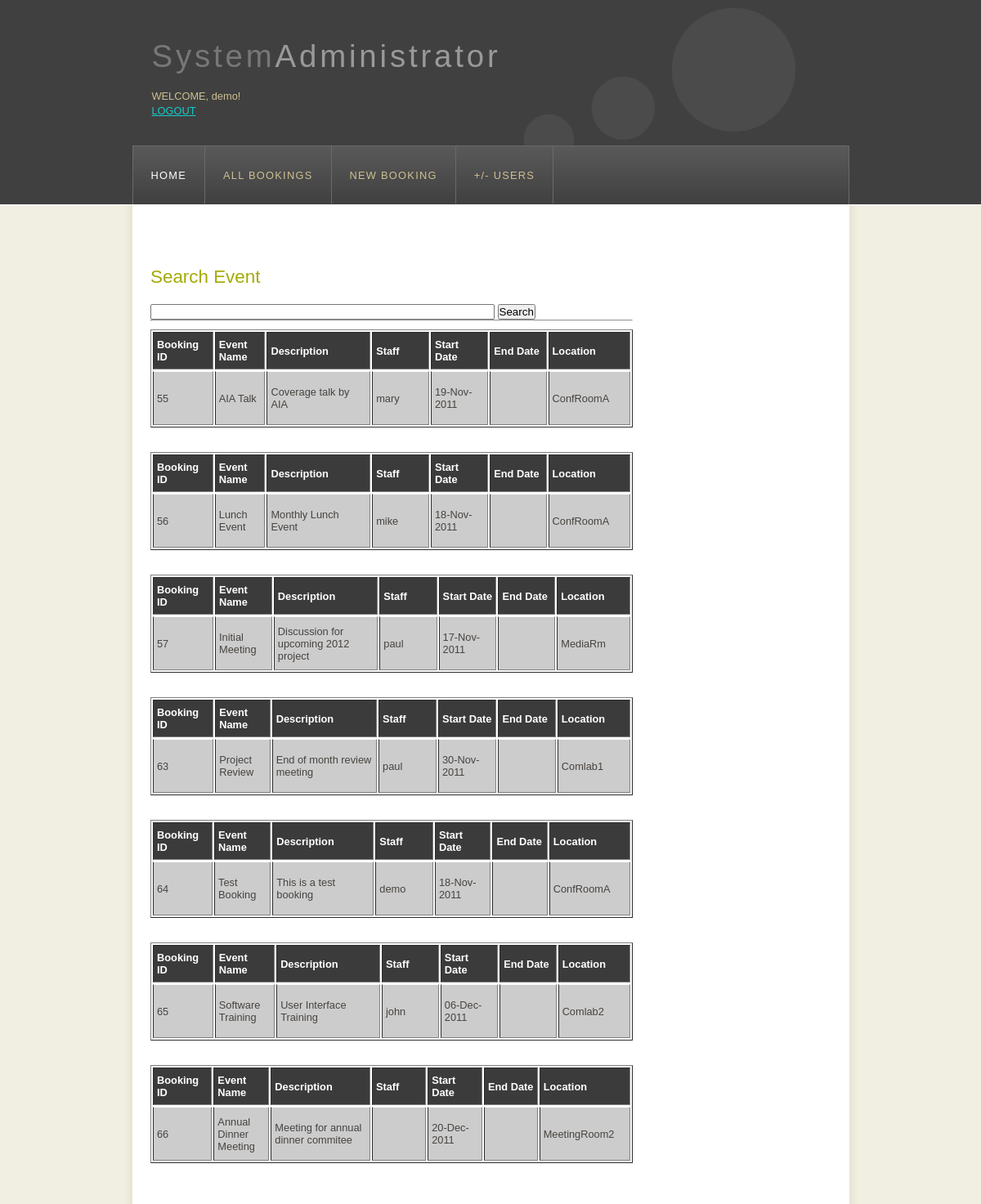
Page /adsearch.php (signed in) on the committed database.
### tables this page shows
CREATE TABLE IF NOT EXISTS `event` (
  `eventID` int(10) unsigned NOT NULL AUTO_INCREMENT,
  `ename` varchar(45) NOT NULL,
  `edesc` varchar(85) NOT NULL,
  `staffname` varchar(75) NOT NULL,
  `staffid` varchar(8) NOT NULL,
  `stdate` text NOT NULL,
  `stime` text NOT NULL,
  `entime` text NOT NULL,
  `elocation` varchar(45) NOT NULL,
  `resc` varchar(25) NOT NULL,
  `notes` varchar(85) NOT NULL,
  PRIMARY KEY (`eventID`)
);

### adsearch.php (the view, shortened to what this page needs)
<!DOCTYPE html PUBLIC "-//W3C//DTD XHTML 1.0 Transitional//EN" "http://www.w3.org/TR/xhtml1/DTD/xhtml1-transitional.dtd">
<html xmlns="http://www.w3.org/1999/xhtml">
<head>
  <link rel="stylesheet" type="text/css" href="style/style.css" />
</head>
<body>
	 <div id="main">
    <div id="header">
      <div id="logo">
        <div id="logo_text">
          <h1><a href="index.php">System<span class="logo_colour">Administrator</span></a></h1>
          <h2>
		  <?php
			if(isseT ($_SESSION['username']))
				echo "<br>WELCOME, ".$_SESSION['username']."!<p><a href='logout.php'>LOGOUT</a>";
				else
				die("You must be <a href='login.php'>logged in!</a>");
				?>
			</h2>
        </div>
      </div>
      <div id="menubar">
		 <?php
		 include 'adminmenu.php';
		 ?>
      </div>
    </div>
	<div id="site_content">
      <div class="sidebar">
      </div>
      <div id="content">
		<h1>
	<h2>Search Event</h2>
	<form action='./adsearch.php' method='get'>
		<input type='text' name='k' size='50' value='<?php echo $_GET['k']; ?>' />
		<input type='submit' value='Search'>
	</form>
	<hr />
	<?php
		$k = $_GET['k'];
		$terms = explode(" ", $k);
		$query = "SELECT * FROM event WHERE ";
		foreach ($terms as $each){
			$i=0;
			$i++;
			if ($i == 1)
				$query .= "edesc LIKE '%$each%' ";
			else
				$query .= "OR edesc LIKE '%$each%' ";
		}
		$query = mysql_query($query);
		$numrows = mysql_num_rows($query);
		if ($numrows > 0){
			while ($row = mysql_fetch_assoc($query)){
			echo "<table border='1' BORDERCOLORLIGHT=YELLOW BORDERCOLORDARK=BLUE>
					<tr>
					<th width='100'>Booking ID</th>
					<th width='100'>Event Name</th>
					<th width='100'>Description</th>
					<th width='100'>Staff</th>
					<th width='100'>Start Date</th>
					<th width='100'>End Date</th>
					<th width='100'>Location</th>
					</tr>";
				?>
				<tr align='center'>
			<td width='100' height='50'>
			<?php echo	$row['eventID'];	?>
			</td>
			<td width='100' height='50'>
			<?php echo	$row['ename'];	?>
			</td>
			<td width='250'>
			<?php echo $row['edesc']; ?>
			</td>
		<td width='150'>
			<?php echo $row['staffname']; ?>
			</td>
		<td width='150'>
			<?php echo $row['stdate']; ?>
			</td>
		<td width='150'>
			</td>
		<td width='150'>
			<?php echo $row['elocation']; ?>
			</td>
 			</tr>
			<?php
			}
		}
		else
			echo "No results found for \"<b>$k</b>\"";
	?>
	</div>
    </div>
	</div>
</body>
</html>

### style/style.css (style rules this page uses)
html { height: 100%; }
* { margin: 0; padding: 0; }
body { font: normal .80em 'trebuchet ms', arial, sans-serif; background: #F0EFE2; color: #777; }
p { padding: 0 0 20px 0; line-height: 1.7em; }
h1, h2, h3, h4, h5, h6 { font: normal 175% 'century gothic', arial, sans-serif; color: #43423F; margin: 0 0 15px 0; padding: 15px 0 5px 0; }
h2 { font: normal 175% 'century gothic', arial, sans-serif; color: #A4AA04; }
a, a:hover { outline: none; text-decoration: underline; color: #14CECC; }
#main, #logo, #menubar, #site_content, #footer { margin-left: auto; margin-right: auto; }
#header { background: #404040; border-bottom: 1px solid #FFF; height: 250px; }
#logo { width: 829px; position: relative; height: 178px; background: url(logo.png) no-repeat; }
#logo #logo_text { position: absolute; top: 25px; left: 0; }
#logo h1, #logo h2 { font: normal 300% 'century gothic', arial, sans-serif; border-bottom: 0; text-transform: none; margin: 0; }
#logo_text h1, #logo_text h1 a, #logo_text h1 a:hover { padding: 22px 0 0 0; color: #777; letter-spacing: 0.1em; text-decoration: none; }
#logo_text h1 a .logo_colour { color: #999; }
#logo_text h2 { font-size: 100%; padding: 4px 0 0 0; color: #CDC090; }
#menubar { width: 875px; height: 71px; padding: 0px 0 0 0px; border: 1px solid #6A6A6A; border-bottom: 0; background: #555 url(menu.png) repeat-x; }
#site_content { width: 845px; overflow: hidden; margin: 0 auto 0 auto; padding: 25px 20px 20px 33px; background: #FFF url(content.png) repeat-y; }
.sidebar { float: right; width: 190px; padding: 0 15px 20px 15px; }
#content { text-align: left; width: 590px; padding: 0; }
table { margin: 10px 0 30px 0; }
table tr th, table tr td { background: #3B3B3B; color: #FFF; padding: 7px 4px; text-align: left; }
table tr td { background: #CCCCCC; color: #47433F; border-top: 1px solid #FFF; }

### rows in the picture
event: eventID "55", ename "AIA Talk", edesc "Coverage talk by AIA", staffname "mary", stdate "19-Nov-2011", elocation "ConfRoomA"
event: eventID "56", ename "Lunch Event", edesc "Monthly Lunch Event", staffname "mike", stdate "18-Nov-2011", elocation "ConfRoomA"
event: eventID "57", ename "Initial Meeting", edesc "Discussion for upcoming 2012 project", staffname "paul", stdate "17-Nov-2011", elocation "MediaRm"
event: eventID "63", ename "Project Review", edesc "End of month review meeting", staffname "paul", stdate "30-Nov-2011", elocation "Comlab1"
event: eventID "64", ename "Test Booking", edesc "This is a test booking", staffname "demo", stdate "18-Nov-2011", elocation "ConfRoomA"
event: eventID "65", ename "Software Training", edesc "User Interface Training", staffname "john", stdate "06-Dec-2011", elocation "Comlab2"
event: eventID "66", ename "Annual Dinner Meeting", edesc "Meeting for annual dinner commitee", stdate "20-Dec-2011", elocation "MeetingRoom2"

### other values in the picture
$_SESSION['username'] "demo"
